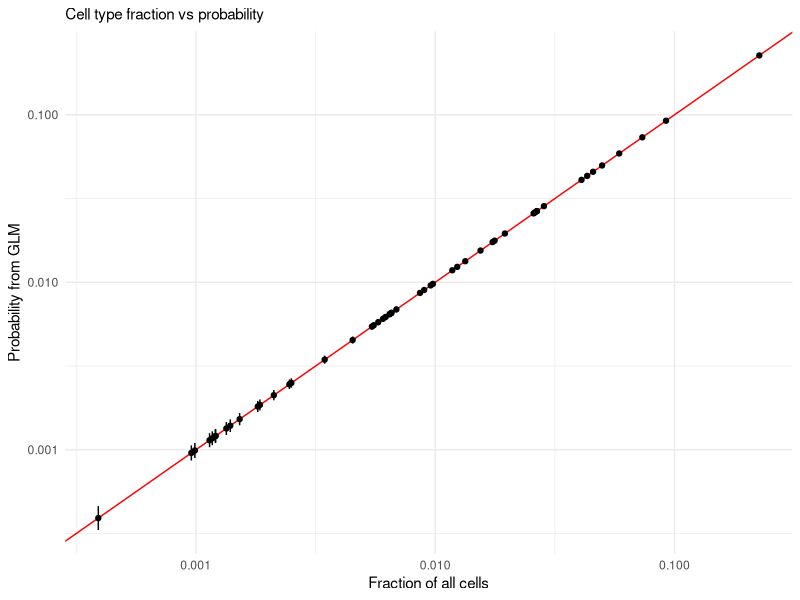
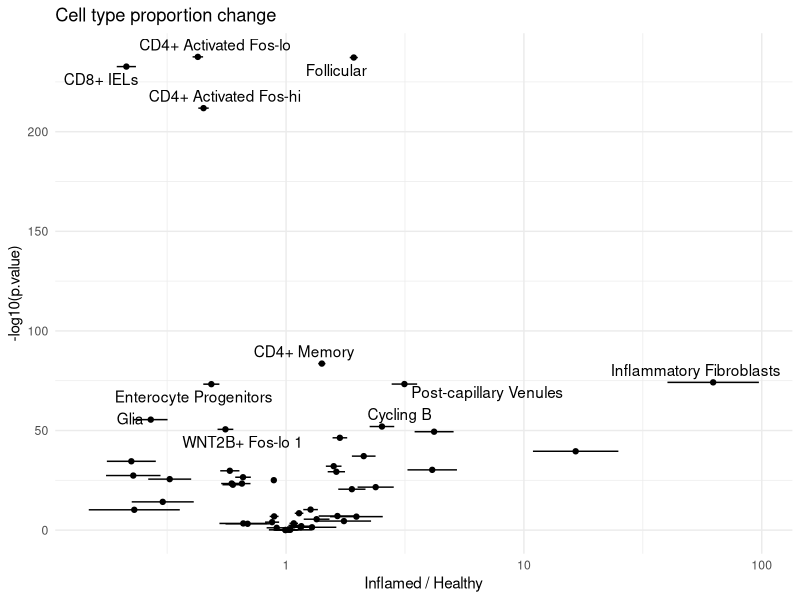
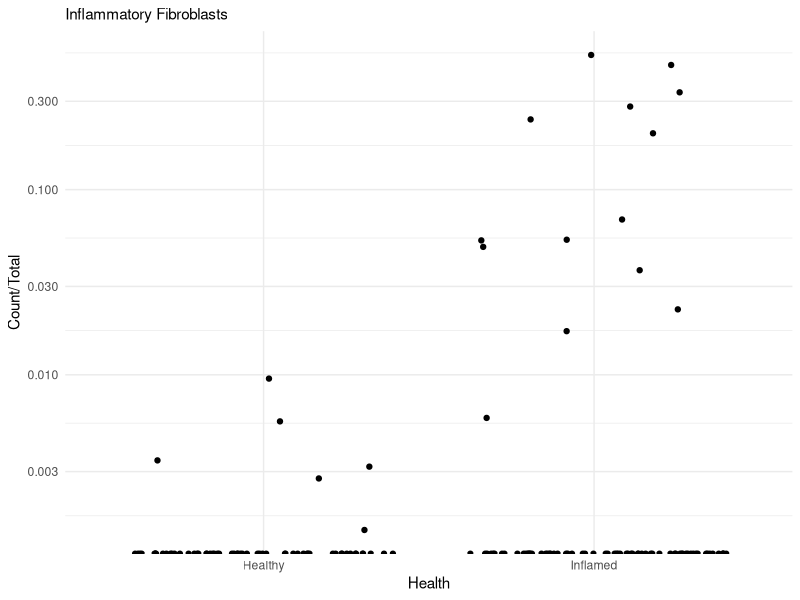
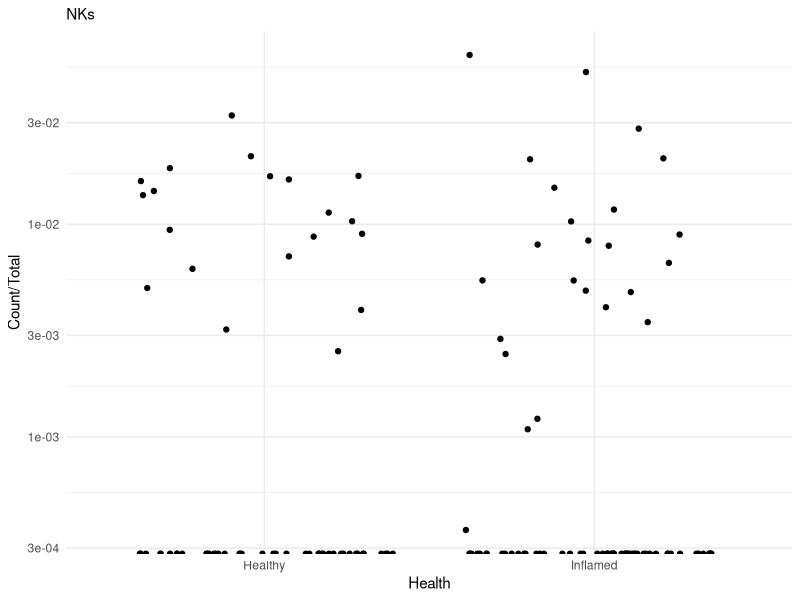
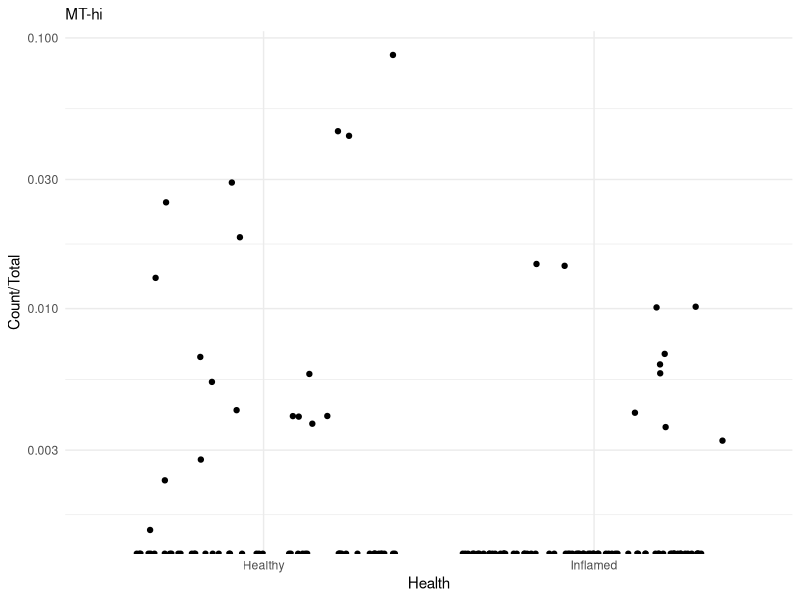
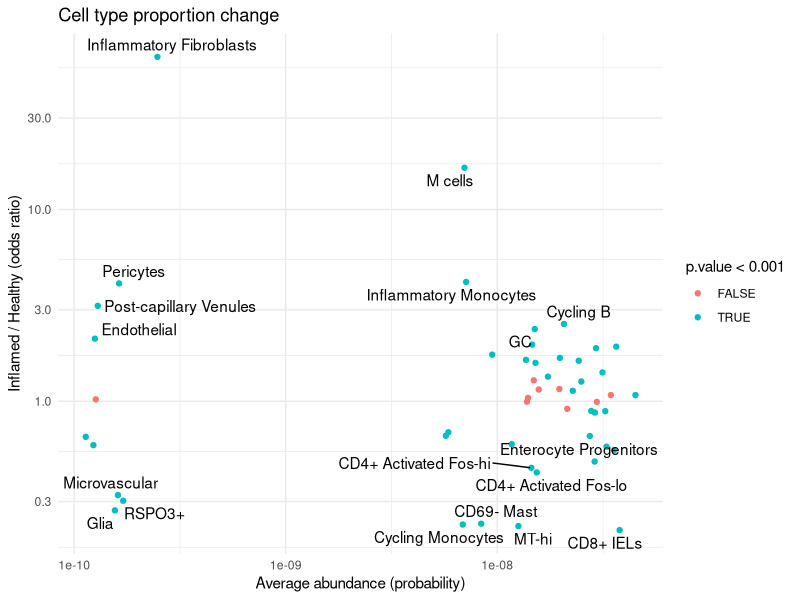

Source code (R) for these figures, in order:
setwd("C:/Users/vale/Google Drive/Blog/201111 - Cell count regression/Smillie et al Cell 2019/")

library(tidyverse)
library(ggrepel)
library(emmeans)

read_csv('cell_type_counts.csv') %>% mutate(batch = as.character(batch)) -> cell_type_counts

cell_type_counts

cell_type_counts %>% group_by(Health, batch, Location, Subject)

cell_type_counts %>% filter(Total > 0) -> df_a

df_a 

model0 <- glm(
  formula = cbind(Count, Other) ~ Cluster,
  family = binomial(link = 'logit'),
  data = df_a
)

emm0 <- emmeans(model0, specs = ~ Cluster)
emm0 %>%
  summary(infer = TRUE, type = 'response') %>%
  arrange(prob) -> cell_type_probs

cell_type_probs %>% head

cell_type_probs %>% pull(prob) %>% sum

df_a %>% pull(Count) %>% sum -> N
df_a %>% 
  group_by(Cluster) %>% 
  summarise(fraction = sum(Count) / N) %>% 
  arrange(fraction) %>% 
  as.data.frame -> cell_type_fractions

cell_type_fractions %>% left_join(cell_type_probs) -> cell_type_probs

(
  ggplot(aes(x = fraction, y = prob), data = cell_type_probs)
  + geom_abline(color = 'red')
  + geom_point()
  + geom_segment(aes(xend = fraction, y = asymp.LCL, yend = asymp.UCL))
  + scale_x_log10()
  + scale_y_log10()
  + theme_minimal()
  + labs(x = 'Fraction of all cells', y = 'Probability from GLM', subtitle = 'Cell type fraction vs probability')
)



df_a %>% filter(Health %in% c('Healthy', 'Inflamed')) -> df
formula = cbind(Count, Other) ~ Cluster * Health + Cluster * Location + Cluster * batch
model1 <- glm(formula = formula, family = 'binomial', data = df)

summary(model1)

emm1 <- emmeans(model1, specs = revpairwise ~ Health | Cluster)
emm1$contrasts %>%
  summary(infer = TRUE, type = 'response') %>%
  rbind() %>%
  as.data.frame() -> c_results

c_results %>% arrange(desc(odds.ratio))

(
  ggplot(aes(x = odds.ratio, y = -log10(p.value)), data = c_results)
  + geom_point()
  + geom_segment(aes(x = asymp.LCL, xend = asymp.UCL, yend = -log10(p.value)))
  + geom_text_repel(aes(label = Cluster), data = c_results %>% filter(p.value < 1e-50))
  + scale_x_log10()
  + theme_minimal()
  + labs(x = 'Inflamed / Healthy', title = 'Cell type proportion change')
)

(
  ggplot(aes(x = Health, y = Count / Total), data = df %>% filter(Cluster == 'Inflammatory Fibroblasts'))
  + geom_jitter(height = 0)
  + scale_y_log10()
  + theme_minimal()
  + labs(subtitle = 'Inflammatory Fibroblasts')
)

(
  ggplot(aes(x = Health, y = Count / Total), data = df %>% filter(Cluster == 'NKs'))
  + geom_jitter(height = 0)
  + scale_y_log10()
  + theme_minimal()
  + labs(subtitle = 'NKs')
)

(
  ggplot(aes(x = Health, y = Count / Total), data = df %>% filter(Cluster == 'MT-hi'))
  + geom_jitter(height = 0)
  + scale_y_log10()
  + theme_minimal()
  + labs(subtitle = 'MT-hi')
)

emm2 <- emmeans(model1, specs = ~ Cluster)
emm2 %>%
  summary(type = 'response') %>%
  select(Cluster, prob) -> mean_probs

c_results %>% left_join(mean_probs) -> m_results


(
  ggplot(aes(x = prob, y = odds.ratio, color = p.value < 0.001), data = m_results)
  + geom_point()
  + geom_text_repel(aes(label = Cluster), color = 'black', data = m_results %>% filter(abs(log(odds.ratio)) > log(2)))
  + scale_x_log10()
  + scale_y_log10()
  + theme_minimal()
  + labs(y = 'Inflamed / Healthy (odds ratio)', title = 'Cell type proportion change', x = 'Average abundance (probability)')
)

m_results %>% arrange(desc(odds.ratio))
